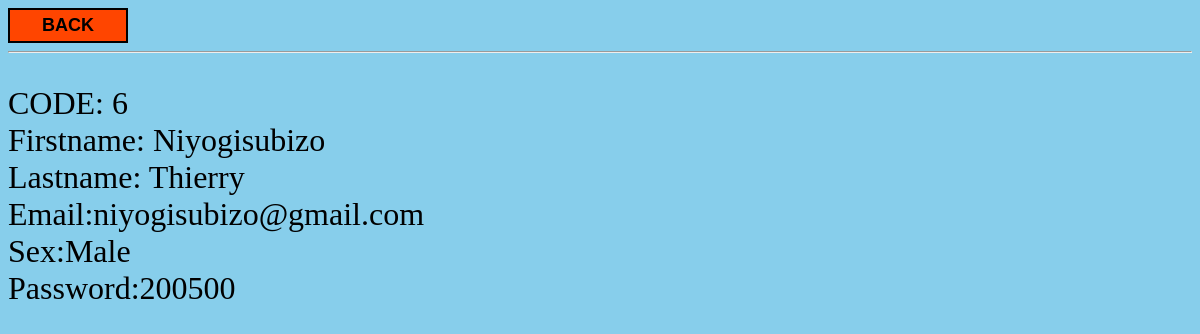
/clview.php?CODE=6, run on the app's committed database.
### tables this page shows
CREATE TABLE `clients` (
  `CODE` int(11) NOT NULL,
  `Firstname` char(15) DEFAULT NULL,
  `Lastname` char(15) DEFAULT NULL,
  `Email` varchar(80) DEFAULT NULL,
  `Sex` char(6) DEFAULT NULL,
  `Password` varchar(10) DEFAULT NULL
);

### clview.php (the view, shortened to what this page needs)
<html>
    <head>
</head>
<body>
   <a href="adminpanel.php"> <button type="button"><b>BACK</b></button></a>
</body>
</html>
<?php
   include("connect.php");
   $id = $_GET['CODE'];
   $query = "SELECT * FROM clients WHERE CODE =".$id;
   $result = mysqli_query ($db, $query);
   if(!$result){
	   echo "Error ".mysqli_error($db);
   }else{
	   while($row=mysqli_fetch_array($result)){
		    echo "<br/><hr/>";
        echo"<p>";
		   echo "CODE: ".$row['CODE']; echo "<br/>";
		   echo "Firstname: ".$row['Firstname']; echo "<br/>";
           echo "Lastname: ".$row['Lastname']; echo "<br/>";
           echo "Email:".$row['Email']; echo "<br/>";
           echo "Sex:".$row['Sex']; echo "<br/>";
           echo "Password:".$row['Password']; echo "<br/>";
echo "</p>";
	   }
   }
?>

### clview.php (style rules this page uses)
p { font-size: xx-large; }
body { background-color: skyblue; }
button { height: 35px; width: 120px; font-size: large; background-color: orangered; border-style: solid; transition: 0.9s; }
a { font-size: large; }

### data on the page
clients: CODE "6", Firstname "Niyogisubizo", Lastname "Thierry", Email "niyogisubizo@gmail.com", Sex "Male", Password "200500"
